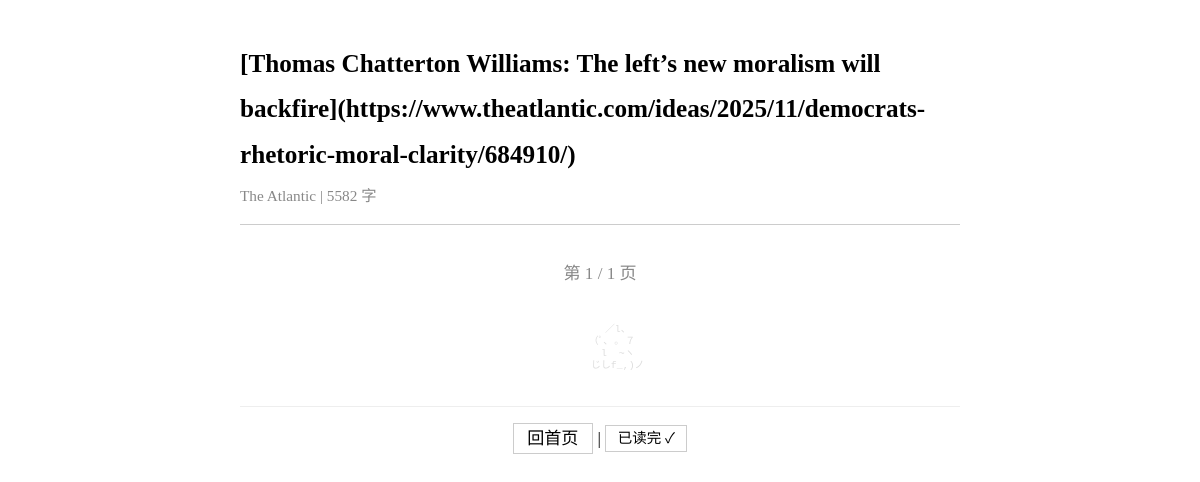
Page /article/9d406c0cb2fa88f3 on the committed database.
### tables this page shows
CREATE TABLE articles (
            id TEXT PRIMARY KEY,
            title_zh TEXT NOT NULL DEFAULT '',
            source TEXT NOT NULL DEFAULT '',
            source_url TEXT NOT NULL DEFAULT '',
            author TEXT NOT NULL DEFAULT '',
            summary_zh TEXT NOT NULL DEFAULT '',
            tags TEXT NOT NULL DEFAULT '[]',
            word_count_zh INTEGER NOT NULL DEFAULT 0,
            original_word_count INTEGER NOT NULL DEFAULT 0,
            translation_model TEXT NOT NULL DEFAULT '',
            prompt_version TEXT NOT NULL DEFAULT '',
            quality_score TEXT NOT NULL DEFAULT '{}',
            read_status TEXT NOT NULL DEFAULT 'unread',
            read_at TEXT,
            fetched_at TEXT NOT NULL DEFAULT ''
        , section_id TEXT NOT NULL DEFAULT '', has_spoiler INTEGER NOT NULL DEFAULT 0, topic_keywords TEXT NOT NULL DEFAULT '[]');

### server.py (the view)
@app.get("/article/{article_id}", response_class=HTMLResponse)
async def article_view(article_id: str, page: int = Query(1, ge=1)):
    article = get_article(article_id)
    if not article:
        return HTMLResponse("<h1>Article not found</h1>", status_code=404)
    content = article.get("content_zh", "")
    if not content:
        json_path = Path(__file__).parent / "data" / "articles" / f"{article_id}.json"
        if json_path.exists():
            full = json.loads(json_path.read_text())
            content = full.get("content_zh", "")
            article["content_zh"] = content
    content = markdown_to_html(content)
    pages = paginate_content(content)
    total_pages = len(pages) or 1
    page = min(page, total_pages)
    is_last = (page == total_pages)
    status = "done" if is_last else "reading"
    update_read_status(article_id, status)
    issue_date = article.get("fetched_at", "")[:10]
    next_id = None
    if issue_date:
        issue = get_issue(issue_date)
        if issue:
            ids = issue.get("articles", [])
            try:
                idx = ids.index(article_id)
                if idx + 1 < len(ids):
                    next_id = ids[idx + 1]
            except ValueError:
                pass
    template = env.get_template("article.html")
    return template.render(
        article=article,
        page_content=pages[page - 1] if pages else "",
        page=page,
        total_pages=total_pages,
        is_last=is_last,
        next_id=next_id,
    )

### templates/article.html (shortened to what this page needs)
<!DOCTYPE html>
<html lang="zh-CN">
<head>
</head>
<body>
<div class="article-header">
  <h1>{{ article.title_zh or article.id }}</h1>
  <div class="meta">{{ article.source }} | {{ article.word_count_zh }} 字</div>
</div>
<div class="pagination">
<span>第 {{ page }} / {{ total_pages }} 页</span>
</div>
<pre class="cat-footer">
      ／l、
    （ﾟ､ ｡ ７
      l  ~ヽ
      じしf_,)ノ
</pre>
<div class="nav-bottom">
<a href="/">回首页</a>
{% if is_last %}
| <a class="done-link" href="/article/{{ article.id }}?page={{ page }}">已读完 ✓</a>
{% endif %}
</div>
</body>
</html>

### templates/article.html (style rules this page uses)
body { max-width:720px;margin:0 auto;padding:24px 18px;background:#fff;color:#000;font-size:18px;line-height:1.8;font-family:serif }
.article-header { margin-bottom:1.5em;border-bottom:1px solid #ccc;padding-bottom:.8em }
.article-header h1 { font-size:1.4em;margin-bottom:.2em }
.article-header .meta { color:#888;font-size:.85em }
.pagination { margin:2em 0;text-align:center;font-size:.95em }
.pagination span { padding:.3em .8em;color:#888 }
.nav-bottom { margin-top:2em;padding-top:1em;border-top:1px solid #eee;text-align:center;font-size:.95em }
.nav-bottom a { text-decoration:none;color:#000;padding:.3em .8em;border:1px solid #ccc }
.done-link { color:#888;font-size:.85em }
.cat-footer { text-align:center;color:#ddd;font-size:.55em;line-height:1.2;margin:3em 0 1em }

### rows in the picture
articles: title_zh "[Thomas Chatterton Williams: The left’s new moralism will backfire](https://www.theatlantic.com/ideas/2025/11/democrats-rhetoric-moral-clarity/684910/)", source "The Atlantic", word_count_zh "5582"

### other values in the picture
{{ page }} "1"
{{ total_pages }} "1"
